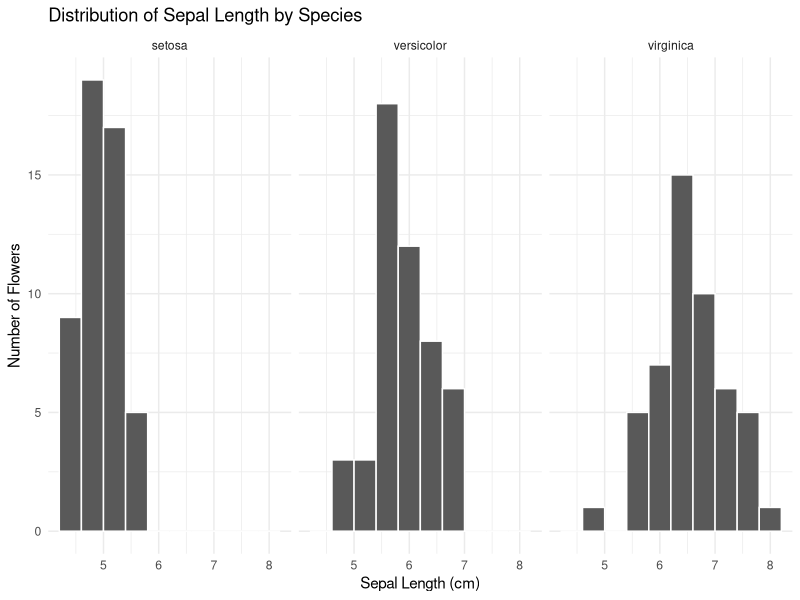
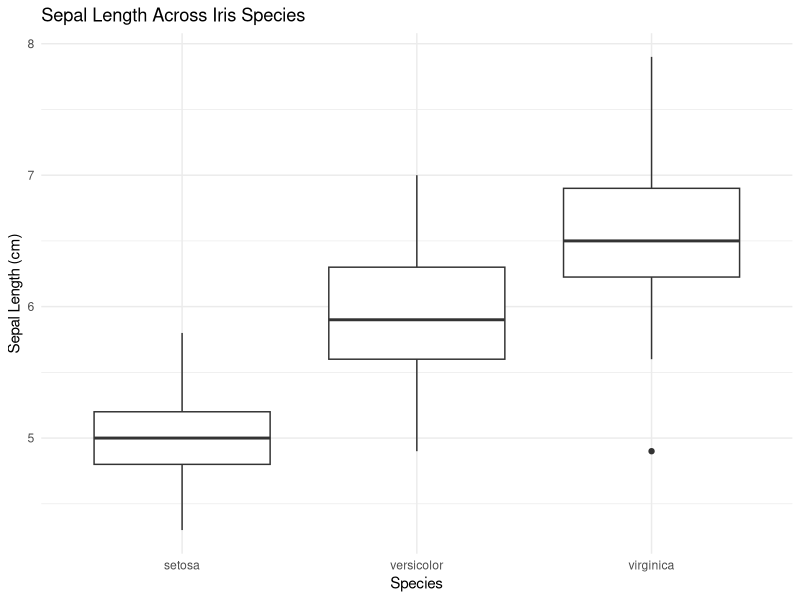
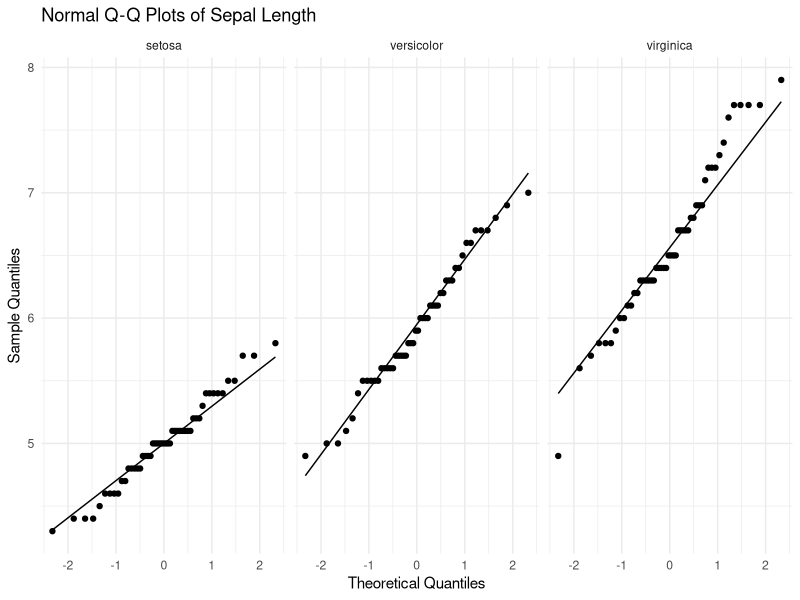
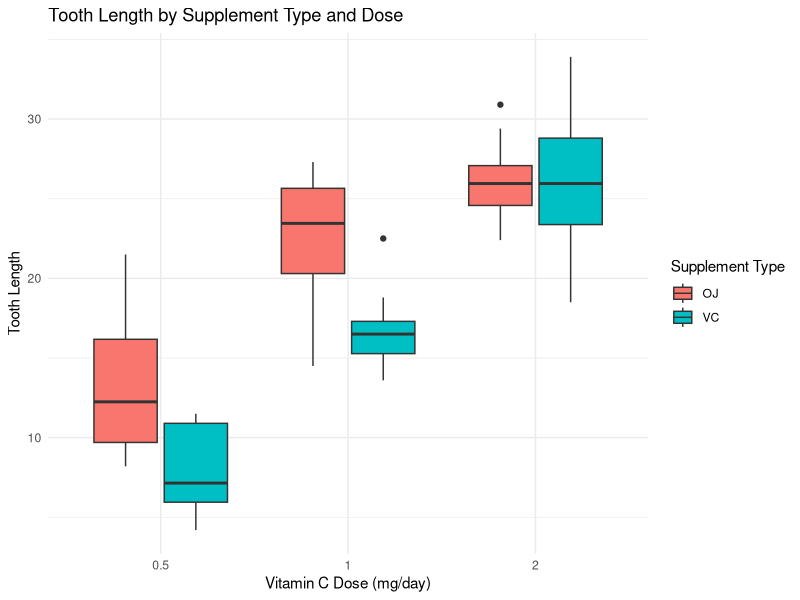
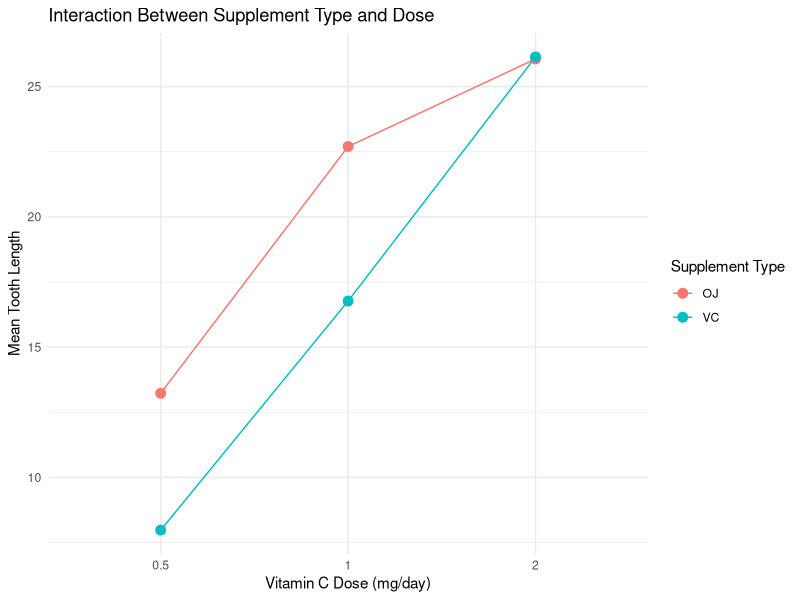
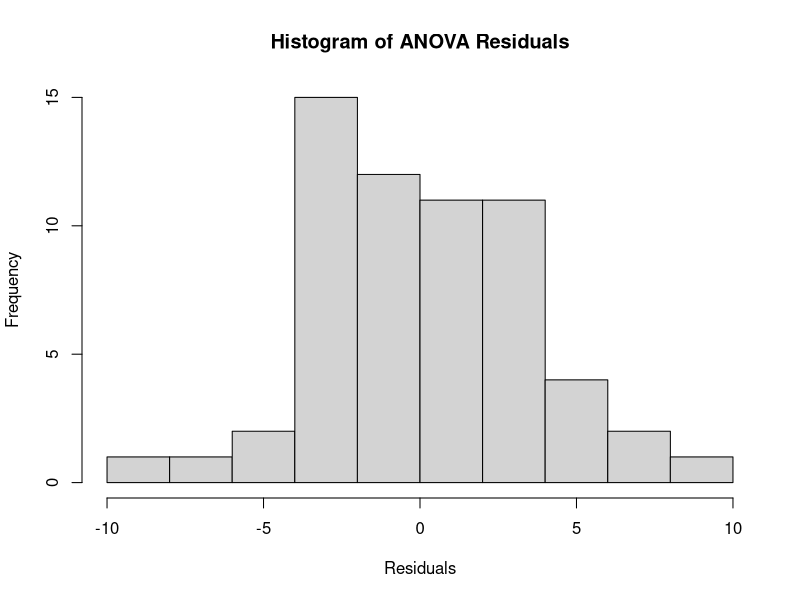
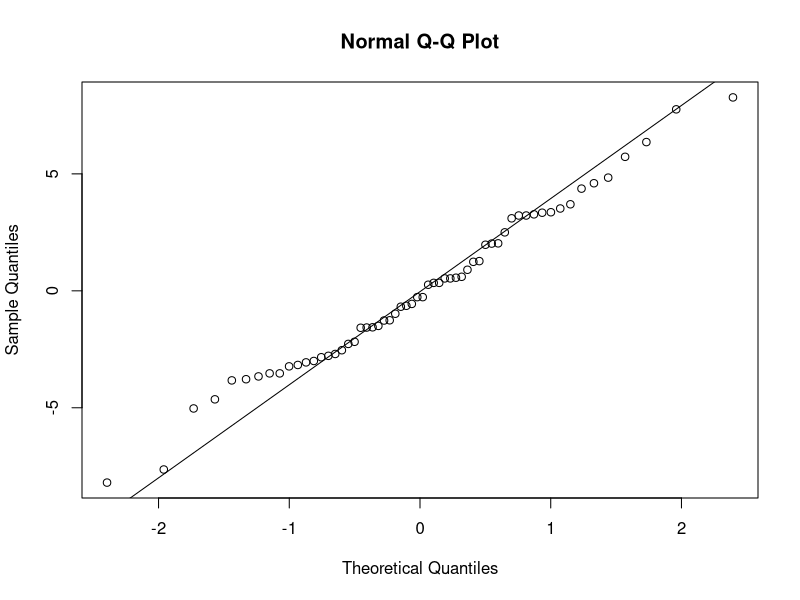
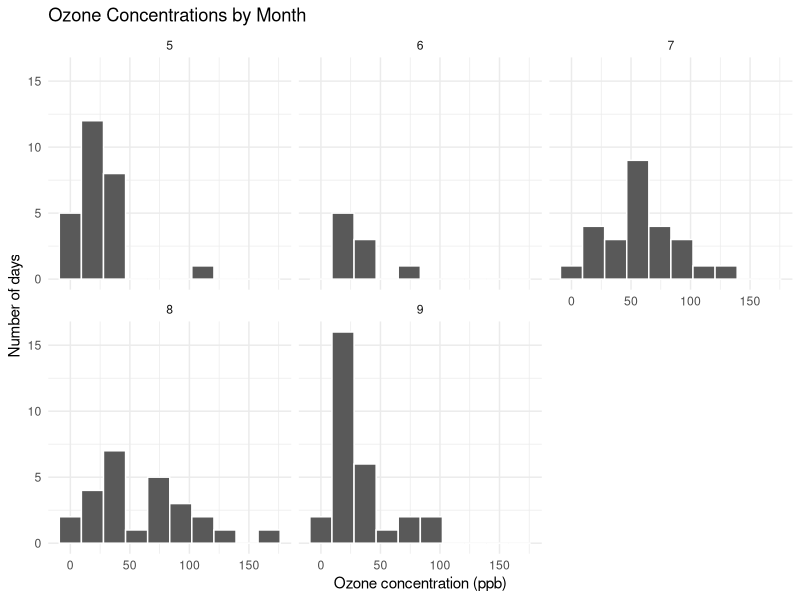

Here is the R script that generated these plots, in order:
# 6.1. Comparing Means of More than Two Groups

# 6.1.1 Load and inspect the data

# Load the dataset
data("iris")

# Inspect the data
head(iris)
str(iris)
summary(iris)

# Count the observations in each species
table(iris$Species)

# 6.1.2 Explore the data

library(ggplot2)

# Histograms by species
ggplot(iris, aes(x = Sepal.Length)) +
  geom_histogram(bins = 10, color = "white") +
  facet_wrap(~Species) +
  labs(
    title = "Distribution of Sepal Length by Species",
    x = "Sepal Length (cm)",
    y = "Number of Flowers"
  ) +
  theme_minimal()

# create a box plot
ggplot(iris, aes(x = Species, y = Sepal.Length)) +
  geom_boxplot() +
  labs(
    title = "Sepal Length Across Iris Species",
    x = "Species",
    y = "Sepal Length (cm)"
  ) +
  theme_minimal()

# calculate descriptive statistics
library(dplyr)
iris %>%
  group_by(Species) %>%
  summarise(
    n = n(),
    mean_length = mean(Sepal.Length),
    sd_length = sd(Sepal.Length)
  )

# 6.1.4 Assess the Assumptions and Choose an Appropriate Test

# assess normality 

# create a Q-Q plot
ggplot(iris, aes(sample = Sepal.Length)) +
  stat_qq() +
  stat_qq_line() +
  facet_wrap(~Species) +
  labs(
    title = "Normal Q-Q Plots of Sepal Length",
    x = "Theoretical Quantiles",
    y = "Sample Quantiles"
  ) +
  theme_minimal()

# perform Shapiro test on iris setosa
shapiro.test(
  iris$Sepal.Length[iris$Species == "setosa"]
)

# Shapiro test on iris versicolor
shapiro.test(
  iris$Sepal.Length[iris$Species == "versicolor"]
)

# Shapiro test on iris virginica
shapiro.test(
  iris$Sepal.Length[iris$Species == "virginica"]
)

# assess equality of variances

# perform levene’s test
library(car)
leveneTest(
  Sepal.Length ~ Species,
  data = iris
)

# Perform one-way ANOVA
anova_result <- aov(
  Sepal.Length ~ Species,
  data = iris
)

# Display the ANOVA results
summary(anova_result)

# Perform Tukey's HSD test
TukeyHSD(anova_result)

# Perform the Kruskal-Wallis test
kruskal.test(
  Sepal.Length ~ Species,
  data = iris
)

# 6.1.8 Conduct Pairwise Comparisons After Kruskal–Wallis

pairwise.wilcox.test(
  iris$Sepal.Length,
  iris$Species,
  p.adjust.method = "bonferroni"
)

# 6.2. Comparing Means Across Two Factors

# Load the dataset
data("ToothGrowth")

# Inspect the data
head(ToothGrowth)
str(ToothGrowth)
summary(ToothGrowth)

# Check the number of observations
nrow(ToothGrowth)

# Count observations by supplement type and dose
table(ToothGrowth$supp, ToothGrowth$dose)

# Convert dose to a categorical variable
ToothGrowth$dose <- as.factor(ToothGrowth$dose)

# Verify the variable types
str(ToothGrowth)

# 6.2.4 Explore the Data

# summarize the observations
library(dplyr)
ToothGrowth_summary <- ToothGrowth %>%
  group_by(supp, dose) %>%
  summarise(
    n = n(),
    mean_length = mean(len),
    sd_length = sd(len),
    .groups = "drop" # removes grouping after calculations are complete
  )

# compare mean tooth lengths
library(ggplot2)
ggplot(
  ToothGrowth,
  aes(x = dose, y = len, fill = supp)
) +
  geom_boxplot() +
  labs(
    title = "Tooth Length by Supplement Type and Dose",
    x = "Vitamin C Dose (mg/day)",
    y = "Tooth Length",
    fill = "Supplement Type"
  ) +
  theme_minimal()

# create an interaction plot
ggplot(
  ToothGrowth_summary,
  aes(
    x = dose,
    y = mean_length,
    color = supp,
    group = supp
  )
) +
  geom_line() +
  geom_point(size=3) +
  labs(
    title = "Interaction Between Supplement Type and Dose",
    x = "Vitamin C Dose (mg/day)",
    y = "Mean Tooth Length",
    color = "Supplement Type"
  ) +
  theme_minimal()

# assess the assumption

# Fit the two-way ANOVA model
anova_result <- aov(
  len ~ supp * dose,
  data = ToothGrowth
)
# Inspect the model
summary(anova_result)

# examine the residuals

# Histogram of residuals
hist(
  residuals(anova_result),
  main = "Histogram of ANOVA Residuals",
  xlab = "Residuals"
)

# Normal Q-Q plot
qqnorm(residuals(anova_result))
qqline(residuals(anova_result))

# perform Shapiro test
shapiro.test(residuals(anova_result))

# assess equality of variances

library(car)
leveneTest(
  len ~ supp * dose,
  data = ToothGrowth
)

# # Display the two-way ANOVA results
summary(anova_result)

# Compare supplement types
TukeyHSD(
  anova_result,
  which = "supp"
)

# Compare dose levels
TukeyHSD(
  anova_result,
  which = "dose"
)

# Practice Test

library(tidyverse)
library(car)

# 6.3.1 One-way comparison: ozone concentration across months
# 1a. Load and inspect the data.
data("airquality")
head(airquality)
str(airquality)
summary(airquality)

# 1b-1d. Remove missing ozone values, convert Month to a factor, and count observations.
ozone_data <- airquality |>
  filter(!is.na(Ozone))
ozone_data$Month <- as.factor(ozone_data$Month)
table(ozone_data$Month)

# 2. Explore distributions and calculate descriptive statistics.
ggplot(ozone_data, aes(x = Ozone)) +
  geom_histogram(bins = 10, color = "white") +
  facet_wrap(~Month) +
  labs(
    title = "Ozone Concentrations by Month",
    x = "Ozone concentration (ppb)",
    y = "Number of days"
  ) +
  theme_minimal()

ggplot(ozone_data, aes(x = Month, y = Ozone)) +
  geom_boxplot() +
  labs(
    title = "Ozone Concentrations Across Months",
    x = "Month",
    y = "Ozone concentration (ppb)"
  ) +
  theme_minimal()

ozone_data |>
  group_by(Month) |>
  summarise(
    n = n(),
    mean_ozone = mean(Ozone),
    sd_ozone = sd(Ozone)
  )

# 3. Hypotheses: same ozone distribution across months versus at least one difference.

# 4. Assess normality and equality of variances.
ggplot(ozone_data, aes(sample = Ozone)) +
  stat_qq() +
  stat_qq_line() +
  facet_wrap(~Month) +
  labs(
    title = "Normal Q-Q Plots of Ozone by Month",
    x = "Theoretical quantiles",
    y = "Ozone concentration (ppb)"
  ) +
  theme_minimal()

shapiro.test(ozone_data$Ozone[ozone_data$Month == "5"])
shapiro.test(ozone_data$Ozone[ozone_data$Month == "6"])
shapiro.test(ozone_data$Ozone[ozone_data$Month == "7"])
shapiro.test(ozone_data$Ozone[ozone_data$Month == "8"])
shapiro.test(ozone_data$Ozone[ozone_data$Month == "9"])
leveneTest(Ozone ~ Month, data = ozone_data)

# 5. Conduct the Kruskal-Wallis test and Bonferroni-adjusted pairwise comparisons.
kruskal.test(Ozone ~ Month, data = ozone_data)
pairwise.wilcox.test(
  ozone_data$Ozone,
  ozone_data$Month,
  p.adjust.method = "bonferroni"
)

# 6. Interpret findings in the R Markdown file.


# 6.3.2 Two-way ANOVA: fertilizer and irrigation effects on plant growth
# 1. Generate the simulated dataset.
set.seed(123)
n <- 60

fertilizer <- rep(
  c("Fertilizer A", "Fertilizer B", "Fertilizer C"),
  each = n / 3
)

irrigation <- rep(
  rep(c("Low", "High"), each = n / 6),
  3
)

plant_growth <- rnorm(n, mean = 5, sd = 1) +
  ifelse(
    fertilizer == "Fertilizer B", 0.5,
    ifelse(fertilizer == "Fertilizer C", 1, 0)
  ) +
  ifelse(irrigation == "High", 1, 0)

plant_data <- data.frame(
  Fertilizer = fertilizer,
  Irrigation = irrigation,
  Plant_Growth = plant_growth
)

plant_data$Fertilizer <- as.factor(plant_data$Fertilizer)
plant_data$Irrigation <- as.factor(plant_data$Irrigation)

# 2. Inspect the data and count the treatment combinations.
head(plant_data)
str(plant_data)
table(plant_data$Fertilizer, plant_data$Irrigation)

# 3a. Summarize plant growth for each treatment combination.
plant_summary <- plant_data |>
  group_by(Fertilizer, Irrigation) |>
  summarise(
    n = n(),
    mean_growth = mean(Plant_Growth),
    sd_growth = sd(Plant_Growth)
  )
plant_summary

# 3b-3c. Compare distributions and create an interaction plot.
ggplot(plant_data, aes(x = Fertilizer, y = Plant_Growth, fill = Irrigation)) +
  geom_boxplot() +
  labs(
    title = "Plant Growth by Fertilizer and Irrigation",
    x = "Fertilizer type",
    y = "Plant growth (cm)",
    fill = "Irrigation"
  ) +
  theme_minimal()

ggplot(
  plant_summary,
  aes(x = Irrigation, y = mean_growth, color = Fertilizer, group = Fertilizer)
) +
  geom_line() +
  geom_point(size = 3) +
  labs(
    title = "Interaction Between Fertilizer and Irrigation",
    x = "Irrigation level",
    y = "Mean plant growth (cm)",
    color = "Fertilizer type"
  ) +
  theme_minimal()

# 4. Hypotheses: main effect of fertilizer, main effect of irrigation, and their interaction.

# 5a. Fit the two-way ANOVA model.
anova_result <- aov(
  Plant_Growth ~ Fertilizer * Irrigation,
  data = plant_data
)
summary(anova_result)

# 5b-5e. Examine residuals and assess assumptions.
hist(
  residuals(anova_result),
  main = "Histogram of ANOVA Residuals",
  xlab = "Residuals"
)
qqnorm(residuals(anova_result))
qqline(residuals(anova_result))
shapiro.test(residuals(anova_result))
leveneTest(Plant_Growth ~ Fertilizer * Irrigation, data = plant_data)

# 6. Conduct Tukey follow-up comparisons.
TukeyHSD(anova_result, which = "Fertilizer")
TukeyHSD(anova_result, which = "Irrigation")

# 7. Interpret findings in the R Markdown file.
